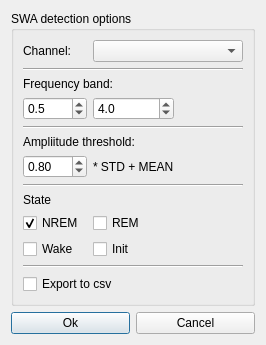
<?xml version="1.0" encoding="UTF-8"?>
<ui version="4.0">
 <class>SWADetectDialog</class>
 <widget class="QDialog" name="SWADetectDialog">
  <property name="geometry">
   <rect>
    <x>0</x>
    <y>0</y>
    <width>266</width>
    <height>334</height>
   </rect>
  </property>
  <property name="windowTitle">
   <string>Dialog</string>
  </property>
  <property name="windowIcon">
   <iconset resource="../resources/misleep.qrc">
    <normaloff>:/logo/logo.png</normaloff>:/logo/logo.png</iconset>
  </property>
  <layout class="QGridLayout" name="gridLayout">
   <item row="0" column="0" colspan="2">
    <widget class="QGroupBox" name="groupBox">
     <property name="title">
      <string>SWA detection options</string>
     </property>
     <layout class="QGridLayout" name="gridLayout_2">
      <item row="1" column="0" colspan="3">
       <widget class="Line" name="line">
        <property name="orientation">
         <enum>Qt::Horizontal</enum>
        </property>
       </widget>
      </item>
      <item row="3" column="1">
       <widget class="QDoubleSpinBox" name="FreqHighEditor">
        <property name="decimals">
         <number>1</number>
        </property>
        <property name="value">
         <double>4.000000000000000</double>
        </property>
       </widget>
      </item>
      <item row="2" column="0" colspan="3">
       <widget class="QLabel" name="label_2">
        <property name="text">
         <string>Frequency band:</string>
        </property>
       </widget>
      </item>
      <item row="0" column="1" colspan="2">
       <widget class="QComboBox" name="ChannelComBox"/>
      </item>
      <item row="10" column="1">
       <widget class="QCheckBox" name="InitCheckbox">
        <property name="text">
         <string>Init</string>
        </property>
       </widget>
      </item>
      <item row="0" column="0">
       <widget class="QLabel" name="label">
        <property name="text">
         <string>Channel:</string>
        </property>
       </widget>
      </item>
      <item row="10" column="0">
       <widget class="QCheckBox" name="WakeCheckbox">
        <property name="text">
         <string>Wake</string>
        </property>
       </widget>
      </item>
      <item row="9" column="1">
       <widget class="QCheckBox" name="REMCheckbox">
        <property name="text">
         <string>REM</string>
        </property>
       </widget>
      </item>
      <item row="11" column="0" colspan="3">
       <widget class="Line" name="line_4">
        <property name="orientation">
         <enum>Qt::Horizontal</enum>
        </property>
       </widget>
      </item>
      <item row="3" column="0">
       <widget class="QDoubleSpinBox" name="FreqLowEditor">
        <property name="decimals">
         <number>1</number>
        </property>
        <property name="value">
         <double>0.500000000000000</double>
        </property>
       </widget>
      </item>
      <item row="8" column="0" colspan="3">
       <widget class="QLabel" name="label_4">
        <property name="text">
         <string>State</string>
        </property>
       </widget>
      </item>
      <item row="12" column="0" colspan="3">
       <widget class="QCheckBox" name="ExportCheckbox">
        <property name="text">
         <string>Export to csv</string>
        </property>
       </widget>
      </item>
      <item row="9" column="0">
       <widget class="QCheckBox" name="NREMCheckbox">
        <property name="text">
         <string>NREM</string>
        </property>
        <property name="checked">
         <bool>true</bool>
        </property>
       </widget>
      </item>
      <item row="7" column="0" colspan="3">
       <widget class="Line" name="line_3">
        <property name="orientation">
         <enum>Qt::Horizontal</enum>
        </property>
       </widget>
      </item>
      <item row="6" column="0">
       <widget class="QDoubleSpinBox" name="StdEditor">
        <property name="value">
         <double>0.800000000000000</double>
        </property>
       </widget>
      </item>
      <item row="5" column="0" colspan="2">
       <widget class="QLabel" name="label_3">
        <property name="text">
         <string>Ampliitude threshold:</string>
        </property>
       </widget>
      </item>
      <item row="4" column="0" colspan="3">
       <widget class="Line" name="line_2">
        <property name="orientation">
         <enum>Qt::Horizontal</enum>
        </property>
       </widget>
      </item>
      <item row="6" column="1">
       <widget class="QLabel" name="label_5">
        <property name="text">
         <string>* STD + MEAN</string>
        </property>
       </widget>
      </item>
     </layout>
    </widget>
   </item>
   <item row="1" column="0">
    <widget class="QPushButton" name="OKBt">
     <property name="text">
      <string>Ok</string>
     </property>
    </widget>
   </item>
   <item row="1" column="1">
    <widget class="QPushButton" name="CancelBt">
     <property name="text">
      <string>Cancel</string>
     </property>
    </widget>
   </item>
  </layout>
 </widget>
 <resources>
  <include location="../resources/misleep.qrc"/>
 </resources>
 <connections/>
</ui>
